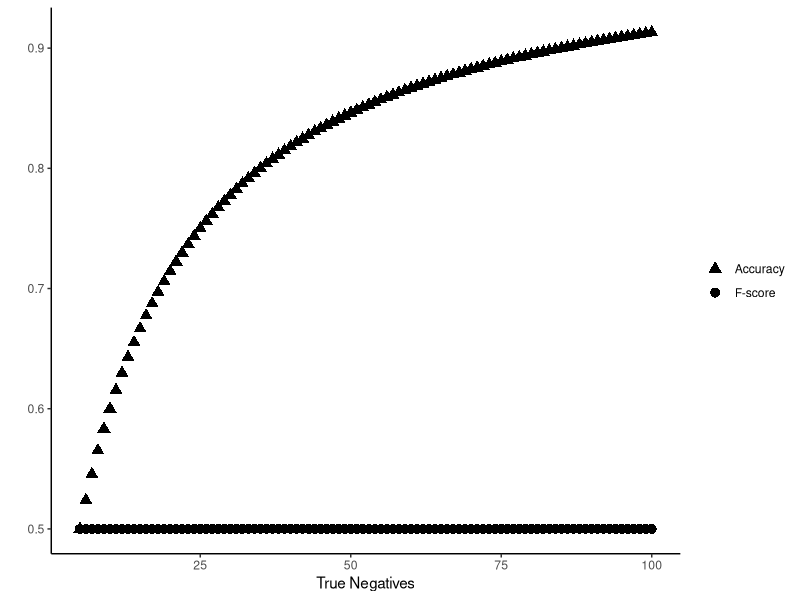
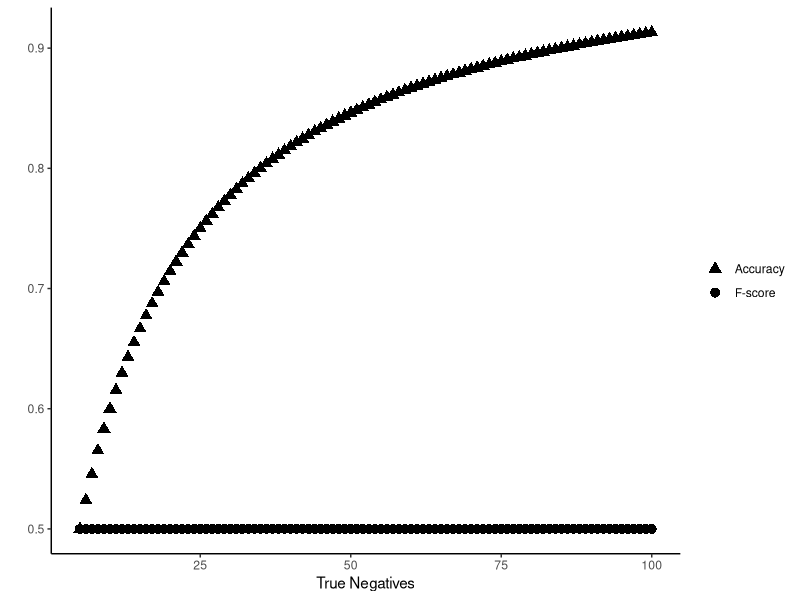

Recreate these plots in R, in order.
#If ggplot2 package is not installed on your are (error with library(ggplot2) command), run comment below to install the package
#install.packages("ggplot2")

#Import ggplot2 from the package library
library(ggplot2)

#Initiate the values for the x-axis, True negative values 5->100
TN <- seq(5,100,1)

#Create a data frame from these x-values
df <- data.frame(TN)

#Add TP,FP,FN rows to the data frame with set values of 5
df$TP <- rep(5,nrow(df))
df$FP <- rep(5,nrow(df))
df$FN <- rep(5,nrow(df))

#Precision and recall functions
precision <- function(TP,FP){
  TP/(TP+FP)
}

recall <- function(TP,FN){
  TP/(TP+FN)
}

#Create list of precision and recall values for input into f-score function
pre <- precision(df$TP,df$FP)

re <- recall(df$TP,df$FN)

#Functions for F-score and Accuracy 
fscore <- function(pre,re){
  2*((pre*re)/(pre+re))
}

accuracy <- function(TN,TP,FN,FP){
  (TP+TN)/(TP+TN+FP+FN)
}

#Calculate F-score and Accuracy for each value of TN and add to dataframe (F-score should not change since recall and precision don't change)
df$fscore <- fscore(pre,re)
df$accuracy <- accuracy(df$TN,df$TP,df$FN,df$FP)

#Plot F-score and accuracy
p <- ggplot()+geom_point(data=df,aes(x=df$TN,y=df$fscore,shape="F-score"),size=3)+
  geom_point(data=df,aes(x=df$TN,y=df$accuracy,shape="Accuracy"),size=3)+
  scale_shape_manual(values=c(17,16))+theme_classic()

p_final<-p + labs(y='', x="True Negatives")+ theme(legend.title = element_blank())

p_final

#Save plot as png file
png("Accuracy_Fscore_Plot.png")
p_final
dev.off()